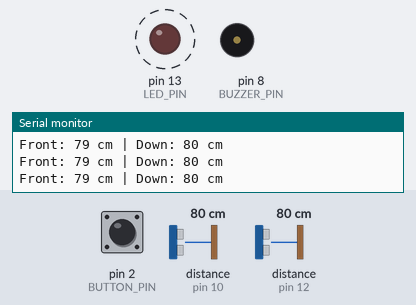
A sketch run on a simulated Arduino Uno, built with avr-gcc and run on an emulated ATmega328P. On the bench: output pins drawn as LEDs (lit = HIGH), buzzer (waves = sounding), the last lines printed to the serial monitor. Wiring (from diagram.json): 2 × ultrasonic range finder: trigger pin 9, echo pin 10 / trigger pin 11, echo pin 12. Dashed ring = blinking. The inputs (shaded band) are chosen by the test bench; at power-on: pin 2 (BUTTON_PIN) HIGH, distance to the obstacle (sensors on pin 12, pin 10) 80 cm. The echo pulse lasts 58.3 µs per cm; pins used as bus, display or sensor lines are not drawn.

Above: at 0.2 s.
1.3 s: pin 2 (BUTTON_PIN) pulled LOW for 0.15 s
At 2.1 s:
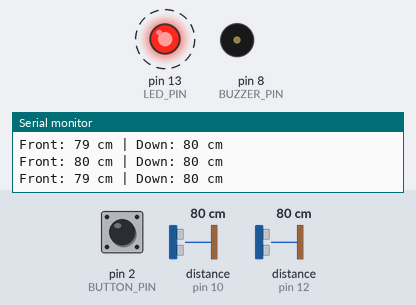
4.3 s: pin 2 (BUTTON_PIN) pulled LOW for 1 s
7.3 s: distance to the obstacle (sensor on pin 12) set to 27 cm
10.3 s: distance to the obstacle (sensor on pin 12) set to 23 cm
At 10.89 s:
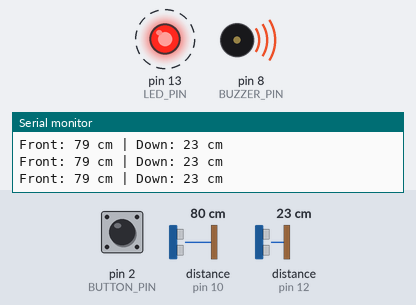
13.3 s: distance to the obstacle (sensor on pin 10) set to 18 cm
At 13.52 s:
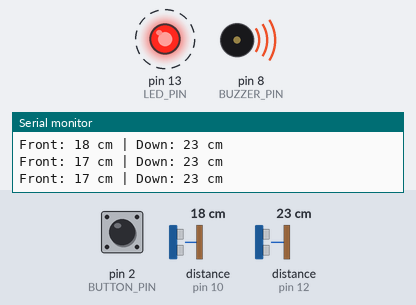
16.3 s: distance to the obstacle (sensor on pin 10) set to 97 cm
At 17.0 s:
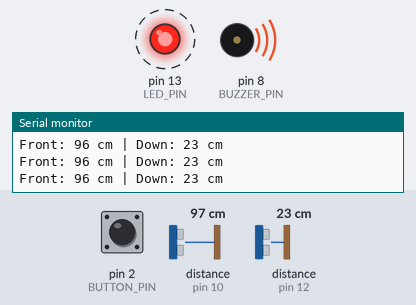
19.3 s: distance to the obstacle (sensor on pin 10) set to 104 cm
At 20.3 s:
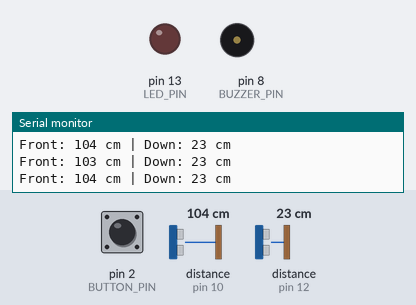
Timing chart, 0 to 21.8 s (numbered marks = the images above; inputs shaded):
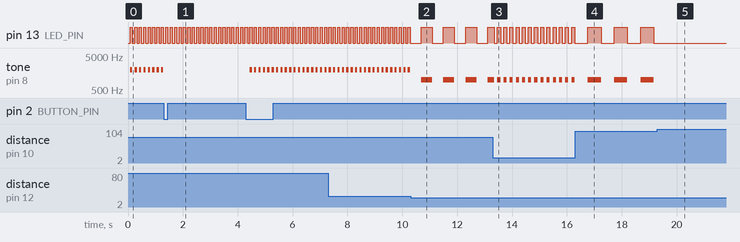

Measured:
- the behaviour switches between 100 and 101 cm on distance to the obstacle (sensor on pin 10) (found by bisection; images 4 and 5)
- after the input at 1.3 s, tone on pin 8 (BUZZER_PIN): stops changing and stays silent
- after the input at 4.3 s, tone on pin 8 (BUZZER_PIN): alternates 2000 Hz for 0.08 s and silent for 0.08 s, starting after 0.14 s
- after the input at 10.3 s, pin 13 (LED_PIN): alternates HIGH for 0.40 s and LOW for 0.41 s, starting after 0.39 s; tone on pin 8 (BUZZER_PIN): alternates 1000 Hz for 0.40 s and silent for 0.41 s, starting after 0.39 s
- after the input at 13.3 s, pin 13 (LED_PIN): alternates HIGH for 0.11 s and LOW for 0.11 s, starting after 0.06 s; tone on pin 8 (BUZZER_PIN): alternates 1000 Hz for 0.11 s and silent for 0.11 s, starting after 0.06 s
- after the input at 16.3 s, pin 13 (LED_PIN): alternates HIGH for 0.48 s and LOW for 0.48 s, starting after 0.47 s; tone on pin 8 (BUZZER_PIN): alternates 1000 Hz for 0.48 s and silent for 0.48 s, starting after 0.47 s
- after the input at 19.3 s, pin 13 (LED_PIN): stops changing and stays LOW; tone on pin 8 (BUZZER_PIN): stops changing and stays silent
- by itself, pin 13 (LED_PIN): alternates HIGH for 0.08 s and LOW for 0.08 s

The sketch:

sketch.ino
```cpp
  /*
  ============================================================
   SMART BLIND STICK
  ============================================================
  Two ultrasonic sensors:
   - FRONT sensor (waist/chest height) -> detects obstacles ahead
   - DOWN sensor  (pointed at the ground near the tip) -> detects
     potholes / open drains / missing steps (sudden drop in ground)

  Alerts:
   - Obstacle ahead  -> buzzer beeps FASTER the closer the object is
                         (tone = 1000 Hz), LED blinks in sync
   - Hole / drop      -> buzzer gives a rapid, higher-pitched alert
                         (tone = 2000 Hz), LED blinks fast
   - Push button       -> mutes/unmutes the buzzer (LED still works
                         as a silent visual alert when muted)

  Hardware:
   - Arduino Uno
   - HC-SR04 Ultrasonic Sensor x2
   - Active Buzzer
   - LED + 220 ohm resistor
   - Push button (with internal pull-up, no external resistor needed)
  ============================================================
*/

// ---------- Pin definitions ----------
const int FRONT_TRIG = 9;
const int FRONT_ECHO  = 10;

const int DOWN_TRIG  = 11;
const int DOWN_ECHO   = 12;

const int BUZZER_PIN  = 8;
const int LED_PIN     = 13;
const int BUTTON_PIN  = 2;   // active LOW (INPUT_PULLUP)

// ---------- Thresholds ----------
const int OBSTACLE_DISTANCE_CM = 100;  // warn if something is closer than this
const int MIN_SAFE_DISTANCE_CM = 10;   // fastest beep rate distance
const int GROUND_NORMAL_CM     = 15;   // normal tip-to-ground distance
const int HOLE_THRESHOLD_CM    = 25;   // if down sensor reads MORE than this,
                                        // it means the ground has dropped away
                                        // (pothole / missing step)

// ---------- State ----------
bool muted = false;
bool lastButtonState = HIGH;

unsigned long lastBeepTime = 0;
bool buzzerToneOn = false;

unsigned long lastSensorRead = 0;
const unsigned long SENSOR_INTERVAL = 60; // ms between sensor polls

long frontDistance = 999;
long downDistance   = 0;

void setup() {
  pinMode(FRONT_TRIG, OUTPUT);
  pinMode(FRONT_ECHO, INPUT);

  pinMode(DOWN_TRIG, OUTPUT);
  pinMode(DOWN_ECHO, INPUT);

  pinMode(BUZZER_PIN, OUTPUT);
  pinMode(LED_PIN, OUTPUT);
  pinMode(BUTTON_PIN, INPUT_PULLUP);

  noTone(BUZZER_PIN);
  digitalWrite(LED_PIN, LOW);

  Serial.begin(9600);
  Serial.println("Smart Blind Stick - Initialized");
}

// Returns distance in cm, or 999 if no echo received (out of range)
long readDistanceCM(int trigPin, int echoPin) {
  digitalWrite(trigPin, LOW);
  delayMicroseconds(2);
  digitalWrite(trigPin, HIGH);
  delayMicroseconds(10);
  digitalWrite(trigPin, LOW);

  long duration = pulseIn(echoPin, HIGH, 25000); // 25ms timeout (~4m range)
  if (duration == 0) {
    return 999; // no object detected within range
  }
  long distance = duration * 0.0343 / 2; // speed of sound = 343 m/s
  return distance;
}

void handleButton() {
  bool reading = digitalRead(BUTTON_PIN);
  if (reading == LOW && lastButtonState == HIGH) {
    muted = !muted;
    Serial.println(muted ? "Buzzer MUTED" : "Buzzer UNMUTED");
    noTone(BUZZER_PIN);
    delay(50); // simple debounce
  }
  lastButtonState = reading;
}

void soundAlert(int freq, unsigned long beepInterval) {
  unsigned long now = millis();
  if (now - lastBeepTime >= beepInterval) {
    lastBeepTime = now;
    buzzerToneOn = !buzzerToneOn;

    if (buzzerToneOn) {
      if (!muted) tone(BUZZER_PIN, freq);
      digitalWrite(LED_PIN, HIGH);
    } else {
      noTone(BUZZER_PIN);
      digitalWrite(LED_PIN, LOW);
    }
  }
}

void loop() {
  handleButton();

  unsigned long now = millis();
  if (now - lastSensorRead >= SENSOR_INTERVAL) {
    lastSensorRead = now;
    frontDistance = readDistanceCM(FRONT_TRIG, FRONT_ECHO);
    downDistance   = readDistanceCM(DOWN_TRIG, DOWN_ECHO);

    Serial.print("Front: ");
    Serial.print(frontDistance);
    Serial.print(" cm | Down: ");
    Serial.print(downDistance);
    Serial.println(" cm");
  }

  bool holeDetected     = (downDistance > HOLE_THRESHOLD_CM);
  bool obstacleDetected = (frontDistance < OBSTACLE_DISTANCE_CM);

  if (holeDetected) {
    // Highest priority alert: ground drop-off ahead
    soundAlert(2000, 80); // fast, high-pitched beeping
  }
  else if (obstacleDetected) {
    // Beep rate scales with how close the obstacle is
    long clamped = constrain(frontDistance, MIN_SAFE_DISTANCE_CM, OBSTACLE_DISTANCE_CM);
    unsigned long interval = map(clamped, MIN_SAFE_DISTANCE_CM, OBSTACLE_DISTANCE_CM, 80, 500);
    soundAlert(1000, interval);
  }
  else {
    // All clear
    noTone(BUZZER_PIN);
    digitalWrite(LED_PIN, LOW);
  }
}
```
